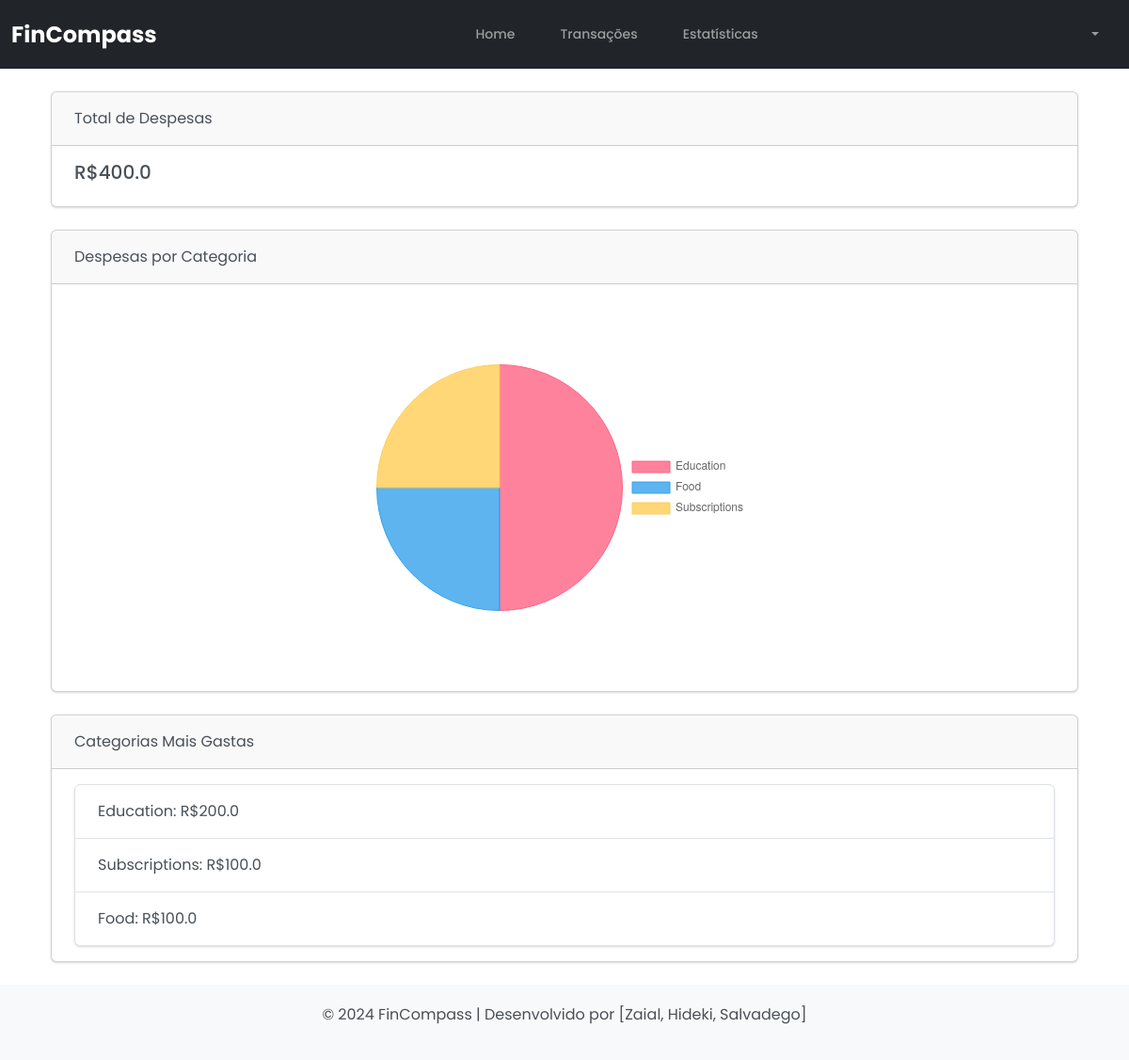
Screenshot of /statistics (signed in) with the database file from the repository.
### tables this page shows
CREATE TABLE transactions (
            id INTEGER PRIMARY KEY AUTOINCREMENT,
            user_id INTEGER NOT NULL,
            amount REAL NOT NULL,
            category TEXT NOT NULL,
            date TEXT NOT NULL,
            description TEXT,
            payment_method TEXT NOT NULL,
            FOREIGN KEY (user_id) REFERENCES users (id)
        );

### app.py (the view)
@app.route("/statistics")
def statistics():
    user_id = session.get("user_id")  # Assuming you store user ID in the session
    if user_id:
        conn = sqlite3.connect(DATABASE)
        c = conn.cursor()
        c.execute("SELECT SUM(amount) FROM transactions WHERE user_id = ?", (user_id,))
        total_expenses_result = c.fetchone()
        total_expenses = total_expenses_result[0] or 0
        c.execute(
            "SELECT category, SUM(amount) FROM transactions WHERE user_id = ? GROUP BY category",
            (user_id,),
        )
        expense_by_category_result = c.fetchall()
        expense_by_category = (
            dict(expense_by_category_result) if expense_by_category_result else {}
        )
        c.execute(
            "SELECT category, SUM(amount) FROM transactions WHERE user_id = ? GROUP BY category ORDER BY SUM(amount) DESC LIMIT 5",
            (user_id,),
        )
        top_spending_categories_result = c.fetchall()
        top_spending_categories = (
            dict(top_spending_categories_result)
            if top_spending_categories_result
            else {}
        )
        conn.close()
        return render_template(
            "statistics.html",
            total_expenses=total_expenses,
            expense_by_category=expense_by_category,
            top_spending_categories=top_spending_categories,
        )
    else:
        return redirect(url_for("login"))

### templates/statistics.html (shortened to what this page needs)
{% extends 'base.html' %}
{% block content %}
<div class="container mt-4">
    <div class="card mb-4">
        <div class="card-header">
            Total de Despesas
        </div>
        <div class="card-body">
            <h5 class="card-title">R${{ total_expenses }}</h5>
        </div>
    </div>
    <div class="card mb-4">
        <div class="card-header">
            Despesas por Categoria
        </div>
        <div class="card-body">
            <canvas
                id="categoryPieChart"
                width="400" height="400"
                style="
                width: 400px;
                height: 400px;
                margin: 0 auto;
                "
            </canvas>
        </div>
    </div>
    <div class="card mb-4">
        <div class="card-header">
            Categorias Mais Gastas
        </div>
        <div class="card-body">
            <ul class="list-group">
                {% for category, amount in top_spending_categories.items() %}
                <li class="list-group-item">{{ category }}: R${{ amount }}</li>
                {% endfor %}
            </ul>
        </div>
    </div>
</div>
<script>
    document.addEventListener('DOMContentLoaded', () => {
        const categories = {{ expense_by_category.keys() | list | tojson }};
        const amounts = {{ expense_by_category.values() | list | tojson }};
        const ctx = document.getElementById('categoryPieChart').getContext('2d');
        new Chart(ctx, {
            type: 'pie',
            data: {
                labels: categories,
                datasets: [{
                    data: amounts,
                    backgroundColor: [
                        'rgba(255, 99, 132, 0.8)',
                        'rgba(54, 162, 235, 0.8)',
                        'rgba(255, 206, 86, 0.8)',
                        'rgba(75, 192, 192, 0.8)',
                        'rgba(153, 102, 255, 0.8)',
                        'rgba(255, 159, 64, 0.8)',
                        'rgba(199, 199, 199, 0.8)',
                        'rgba(83, 102, 255, 0.8)',
                        'rgba(40, 159, 64, 0.8)',
                        'rgba(210, 199, 199, 0.8)'
                    ],
                    borderColor: [
                        'rgba(255, 99, 132, 1)',
                        'rgba(54, 162, 235, 1)',
                        'rgba(255, 206, 86, 1)',
                        'rgba(75, 192, 192, 1)',
                        'rgba(153, 102, 255, 1)',
                        'rgba(255, 159, 64, 1)',
                        'rgba(199, 199, 199, 1)',
                        'rgba(83, 102, 255, 1)',
                        'rgba(40, 159, 64, 1)',
                        'rgba(210, 199, 199, 1)'
                    ],
                    borderWidth: 1
                }]
            },
            options: {
                mantainAspectRatio: false,
                responsive: true,
                plugins: {
                    legend: {
                        position: 'right',
                    },
                    tooltip: {
                        callbacks: {
                            label: function(context) {
                                let label = context.label || '';
                                if (label) {
                                    label += ': ';
                                }
                                label += 'R$' + context.raw;
                                return label;
                            }
                        }
                    }
                }
            }
        });
    });
</script>
{% endblock %}

### templates/base.html (style rules this page uses)
* { font-family: 'Poppins', sans-serif; }
body { display: flex; flex-direction: column; min-height: 100vh; }
.container { flex: 1; }

### rows the page displays
transactions: category "Education", amount "200.0"
transactions: category "Subscriptions", amount "100.0"
transactions: category "Food", amount "100.0"

### other values shown
{{ total_expenses }} "400.0"
chart data {{ expense_by_category.keys() | list | tojson }} ["Education", "Food", "Subscriptions"]
chart data {{ expense_by_category.values() | list | tojson }} [200.0, 100.0, 100.0]
